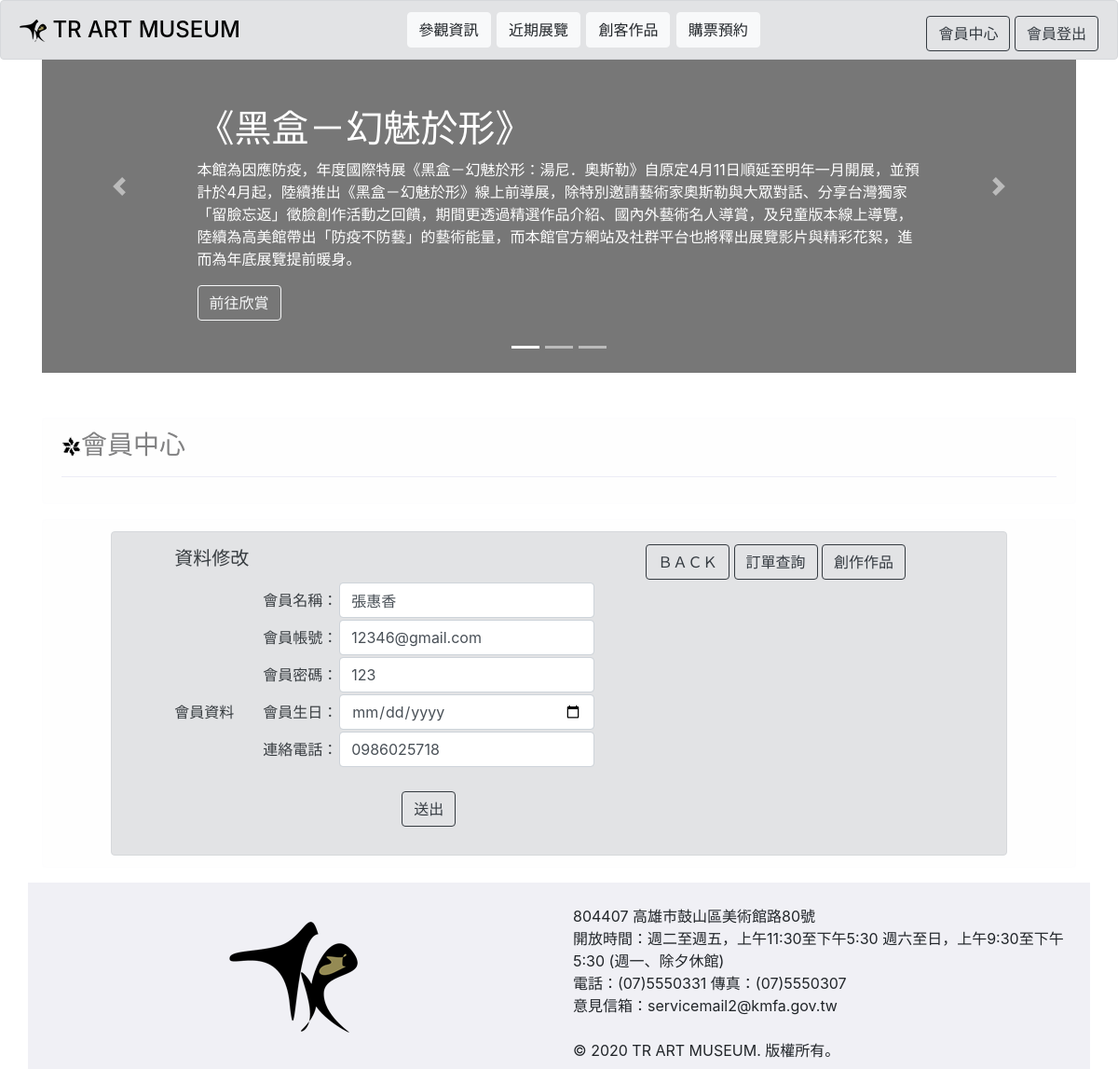
The page /page005-2-1.php (signed in) on the database its author committed.
### tables this page shows
CREATE TABLE `mem` (
  `id` int(11) NOT NULL,
  `name` varchar(100) NOT NULL,
  `username` varchar(100) NOT NULL,
  `password` varchar(100) NOT NULL,
  `birth` varchar(100) NOT NULL,
  `phone` varchar(100) NOT NULL
);

### memdatachange.php (the view, shortened to what this page needs)
<?php
    $id = $_SESSION["user_type"];
       require "includes/db.php";
    $sql = "SELECT * FROM mem WHERE id='$id'";
    $result = $conn->query($sql);
    if ($result->num_rows > 0) {
        while($row = $result->fetch_assoc()) {
            $name = $row["name"];
            $userid = $row["username"];
            $passchk = $row["password"];
            $birth =$row["birth"];
            $phone =$row["phone"];
            echo "<form method=POST action=update.php>";
            echo "<table>";
                echo "<tr><td>會員名稱：</td><td>".
                     "<input type='text' class='form-control' value='$name' name='name'>";
                echo "</td></tr>";
                echo "<tr><td>會員帳號：</td><td>".
                     "<input type='email' class='form-control' value='$userid' name='userid'>";
                echo "</td></tr>";
                echo "<tr><td>會員密碼：</td><td>".
                "<input type='text' class='form-control' value='$passchk' name='passchk'>";
                echo "</td></tr>";
                echo "<tr><td>會員生日：</td><td>".
                "<input type='date' class='form-control' value='$birth' name='birth'>";
                echo "</td></tr>";
                echo "<tr><td>連絡電話：</td><td>".
                "<input type='text' class='form-control' value='$phone' name='phone'>";
                echo "</td></tr>";
                echo "<tr><td align='center' colspan='2'>";
                echo "<br><P align='center'><button type='submit' class='btn btn-outline-dark'>送出</button></P>";
                echo "</td></tr>";
            echo "</table>";
            echo "</form>";
        }
    } else{
        echo "失敗";
    }
?>

### rows shown on the page
mem: name "張惠香", userid "12346@gmail.com", passchk "123", phone "0986025718"
